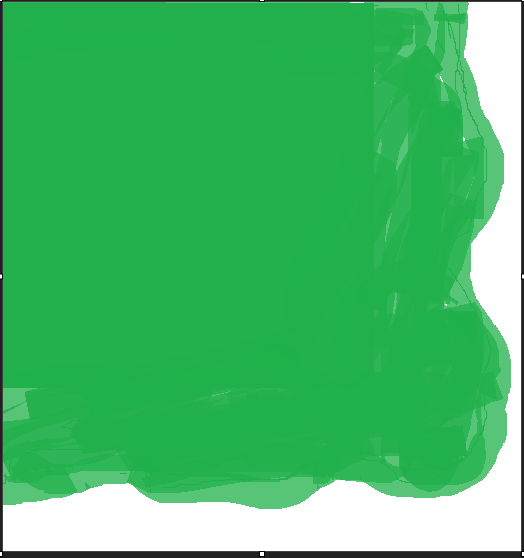
#> input picture Project/experiment/example.png, 524 x 558 px; its folder holds only this picture in this run
$ python -i builtins.py   (imports and definitions only)
#> lines starting #> are read from the running program, lines starting #| are printed output that depends on the picture; after the words box and inside, x2 and y2 are one past the last pixel; in counts of white or black regions, pixels touching at a corner belong together
#> further down, picture is the input picture: PIL image 524x558 RGBA; mean R, G, B, A 71.3, 186.3, 105.4, 255
"""Built-in PML shader effects — Pillow + numpy backend."""

from __future__ import annotations

from typing import Any

import numpy as np
from PIL import Image, ImageFilter

from pml.shaders import Shader, register_shader


def _ensure_rgba(img: Image.Image) -> Image.Image:
    """Convert image to RGBA if needed."""
    if img.mode != "RGBA":
        return img.convert("RGBA")
    return img


# ======================================================================
# Color transforms
# ======================================================================


# [92 lines left out: functions _sepia, _grayscale, _invert, _brightness, _contrast, _color_grade and 3 more, not called in this run]


def _emboss(img: Image.Image, **kwargs: Any) -> Image.Image:
    """Emboss effect."""
    return img.filter(ImageFilter.EMBOSS)


def _contour(img: Image.Image, **kwargs: Any) -> Image.Image:
    """Contour effect."""
    return img.filter(ImageFilter.CONTOUR)


# [38 lines left out: functions _smooth, _pixelate, _vignette, not called in this run]


def _bloom(img: Image.Image, **kwargs: Any) -> Image.Image:
    """Bloom/glow effect. ``:radius 5 :strength 0.3``."""
    radius = float(kwargs.get("radius", 5))
    strength = float(kwargs.get("strength", 0.3))

    img = _ensure_rgba(img)
    # Extract bright areas
    arr = np.array(img, dtype=np.float32)
    gray = np.mean(arr[:, :, :3], axis=2)
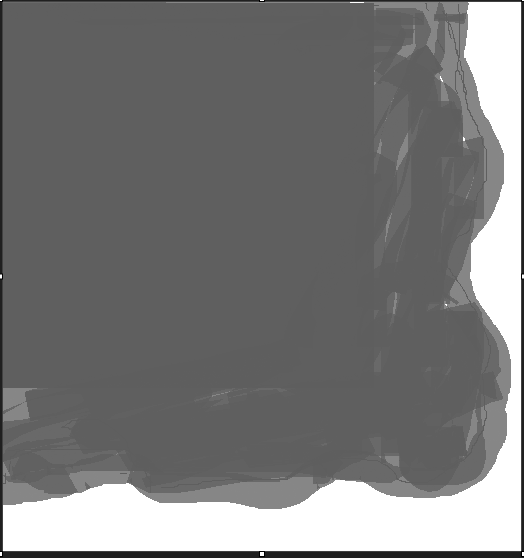
#> gray: shape (558, 524) float32; min 0, max 255, mean 121
    bright_mask = gray > 180
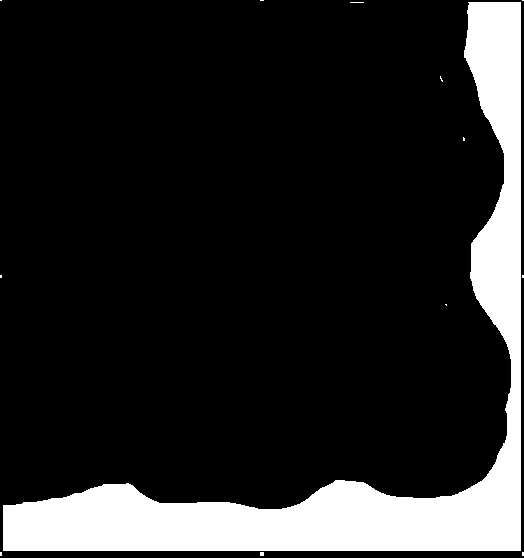
#> bright_mask: shape (558, 524) bool; 15.2% white; 13 white regions (12 under 20 px), largest, box (x1, y1, x2, y2) and area: (3, 2, 521, 551) 44243

    # Create glow layer from bright areas
    glow = np.zeros_like(arr)
    glow[bright_mask] = arr[bright_mask]
    glow_img = Image.fromarray(glow.astype(np.uint8), "RGBA")

    # Blur the glow
    glow_blurred = glow_img.filter(ImageFilter.GaussianBlur(radius=radius))
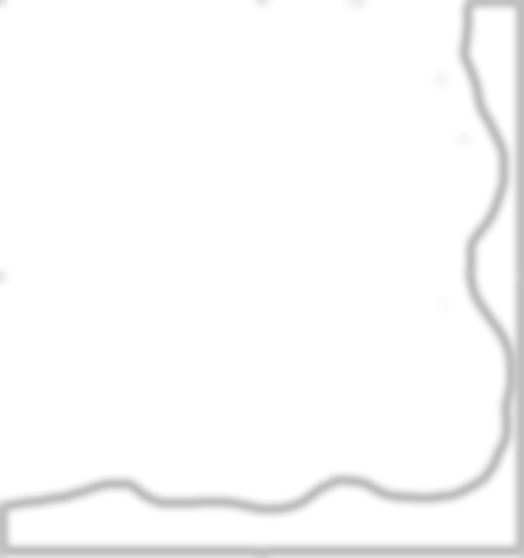
#> glow_blurred: PIL image 524x558 RGBA; mean R, G, B, A 38.4, 38.4, 38.4, 38.4; transparent parts drawn white

    # Composite: img + glow * strength
    img_arr = np.array(img, dtype=np.float32)
    glow_arr = np.array(glow_blurred, dtype=np.float32)
    result = img_arr + glow_arr * strength
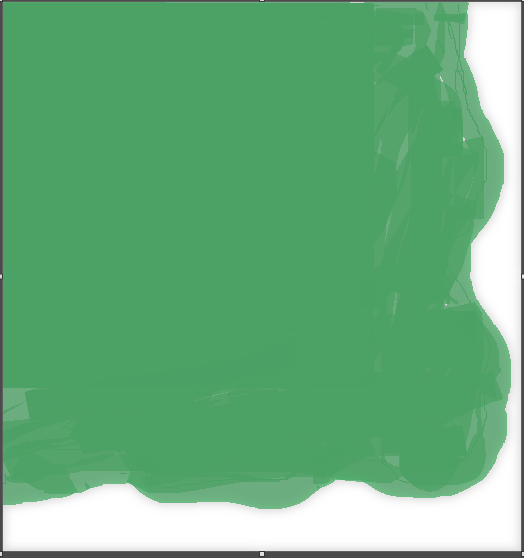
#> result: shape (558, 524, 4) float32; mean R, G, B, A 82.8, 197.5, 116.9, 266.9; transparent parts drawn white
    result[:, :, :3] = np.clip(result[:, :, :3], 0, 255)
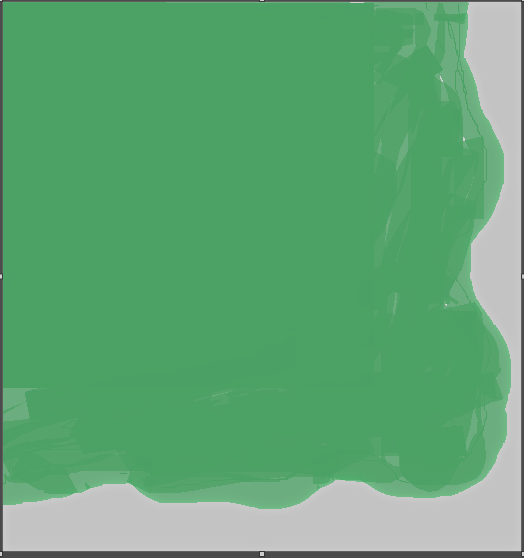
#> result: shape (558, 524, 4) float32; 15.16% of pixels changed, all inside (x1, y1, x2, y2) = (0, 0, 524, 556); transparent parts drawn white

    return Image.fromarray(result.astype(np.uint8), "RGBA")
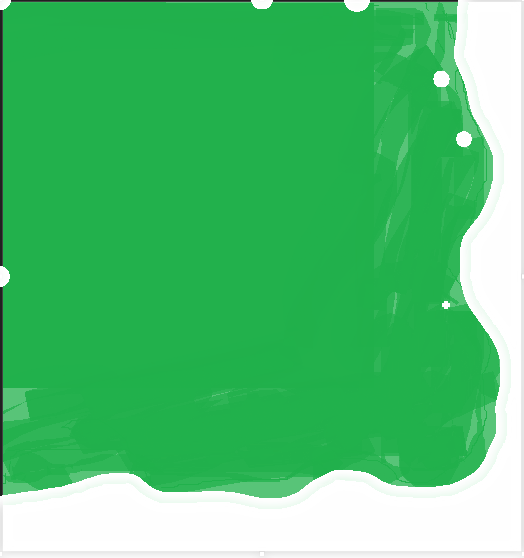
#> returned value: PIL image 524x558 RGBA; mean R, G, B, A 72.3, 187.3, 106.4, 212.3; transparent parts drawn white


# [122 lines left out: functions _oil_paint, _crt_scanline, _noise, register_builtin_shaders, not called in this run]

>>> from PIL import Image
>>> picture = Image.open('../../Project/experiment/example.png')
>>> result = _bloom(picture)
